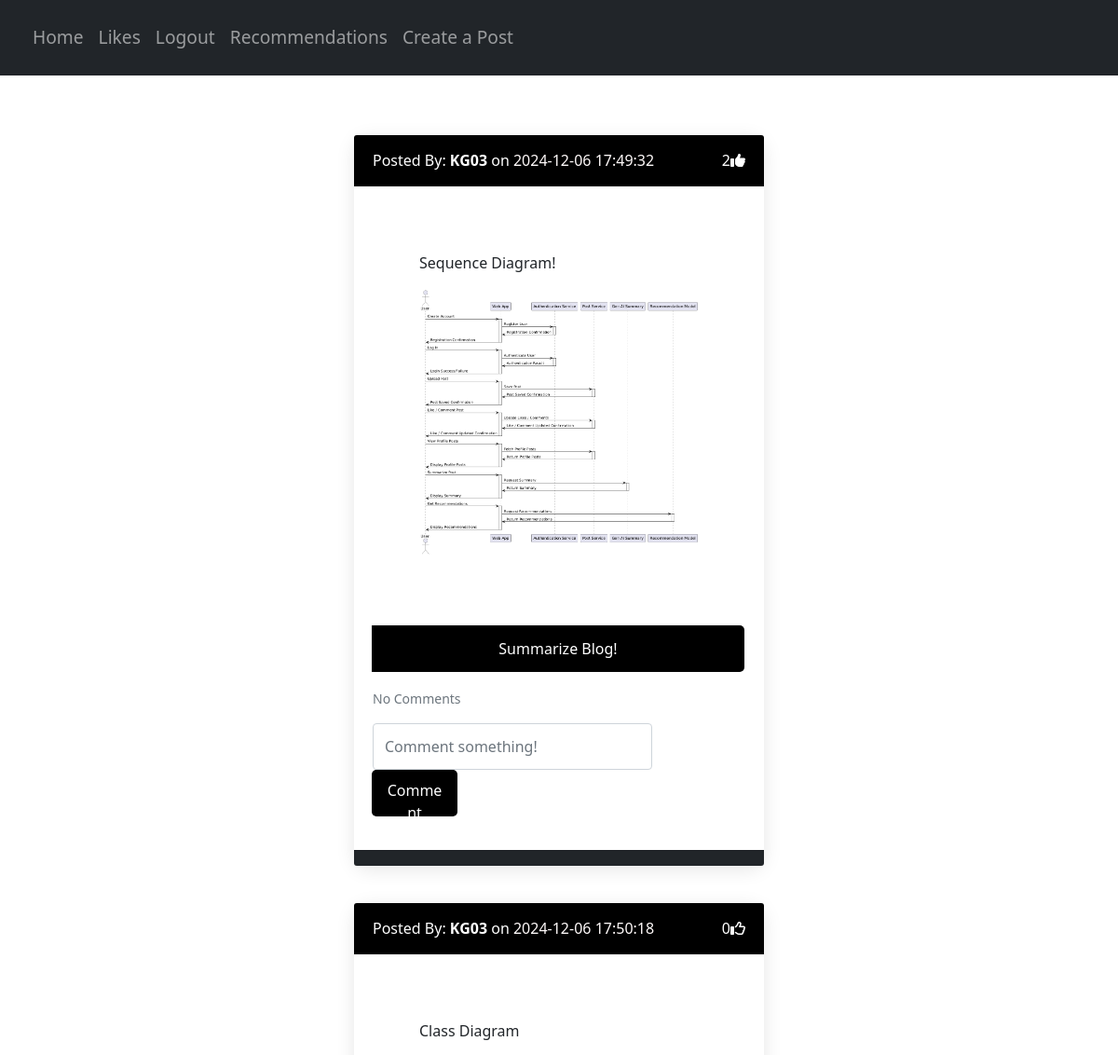
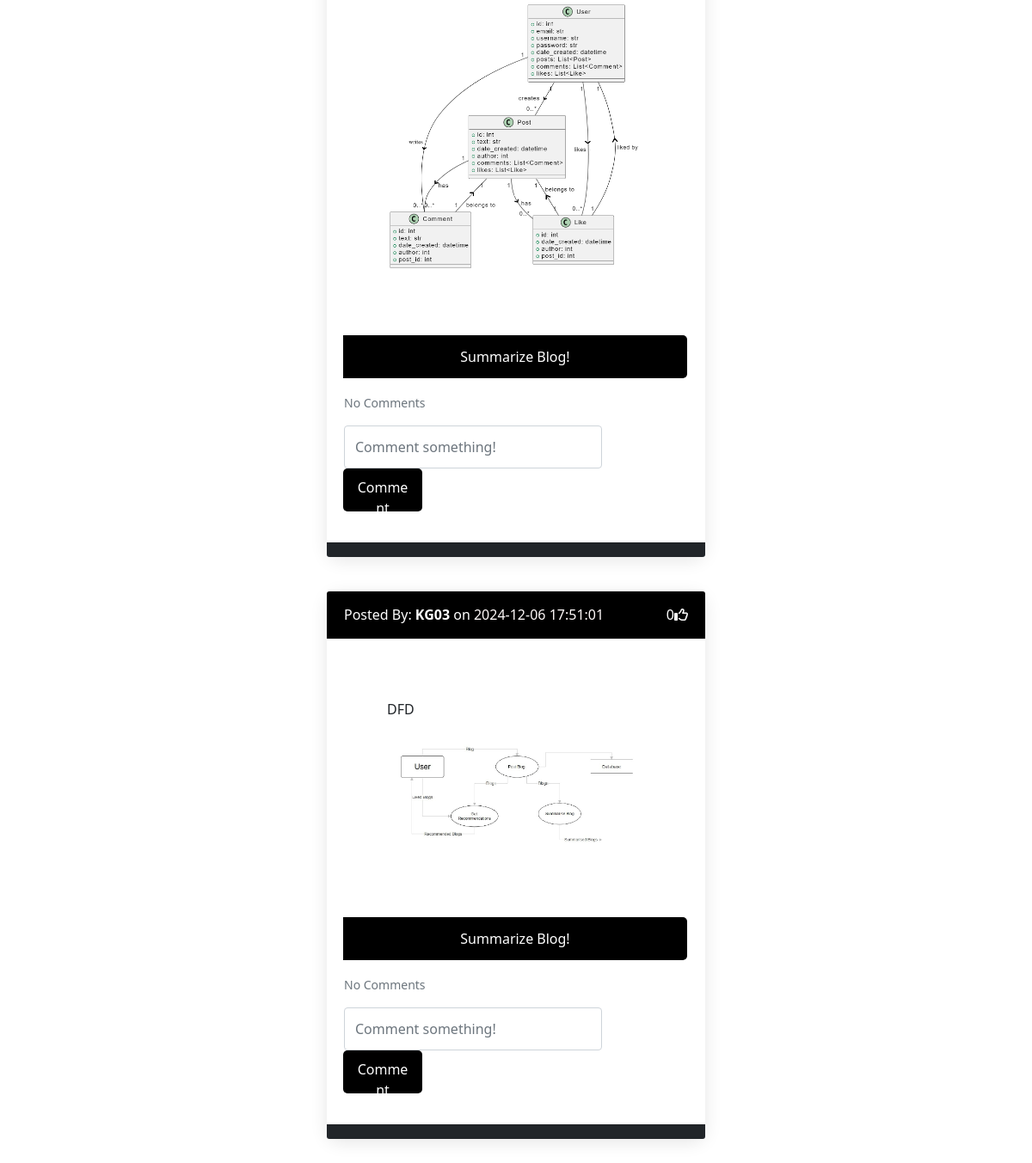
The page /posts/KG03 (signed in) on the database its author committed (2 pictures, top to bottom).
### website/models.py (models this page shows)
class Post(db.Model):
    id = db.Column(db.Integer, primary_key=True)
    text = db.Column(db.Text, nullable=False)
    date_created = db.Column(db.DateTime(timezone=True), default=func.now())
    author = db.Column(db.Integer, db.ForeignKey('user.id', ondelete="CASCADE"), nullable=False)
    image_url = db.Column(db.Text, nullable=True)
    comments = db.relationship('Comment', backref='post', passive_deletes=True)
    likes = db.relationship('Like', backref='post', passive_deletes=True)

class User(db.Model, UserMixin):
    id = db.Column(db.Integer, primary_key=True)
    email = db.Column(db.String(150), unique=True)
    username = db.Column(db.String(150), unique=True)
    password = db.Column(db.String(150))
    date_created = db.Column(db.DateTime(timezone=True), default=func.now())
    posts = db.relationship('Post', backref='user', passive_deletes=True)
    comments = db.relationship('Comment', backref='user', passive_deletes=True)
    likes = db.relationship('Like', backref='user', passive_deletes=True)

### website/views.py (the view)
@views.route("/posts/<username>")
@login_required
def posts(username):
    user = User.query.filter_by(username=username).first()
    if not user:
        flash('No user with that username exists.', category='error')
        return redirect(url_for('views.home'))
    posts = user.posts
    return render_template("posts.html", user=current_user, posts=posts, username=username)

### website/__init__.py (called while the page is built)
def create_app():
    app = Flask(__name__)
    app.config['SECRET_KEY'] = "GuniBloggingApp"
    app.config['SQLALCHEMY_DATABASE_URI'] = 'sqlite:///C:/Python311/Projects/Flask Blogger App/website/database.db'
    db.init_app(app)
    from .views import views
    from .auth import auth
    app.register_blueprint(views, url_prefix="/")
    app.register_blueprint(auth, url_prefix="/")
    from .models import User
    create_database(app)
    login_manager = LoginManager()
    login_manager.login_view = "auth.login"
    login_manager.init_app(app)
    @login_manager.user_loader
    def load_user(id):
        return User.query.get(int(id))
    return app

### website/templates/posts.html (shortened to what this page needs)
{% extends "posts_div.html" %}

### website/templates/posts_div.html (shortened to what this page needs)
{% extends "base.html" %}
{% block content %}
<div id="posts" class="container mt-4 d-flex flex-column align-items-center">
    {% if posts %}
    {% for post in posts %}
    <div class="card border-dark mb-3" style="width: 100%; max-width: 1000px;">
        <div class="card-header d-flex justify-content-between align-items-center">
            <a href="/posts/{{ post.user.username }}" style="color: #fff;" class="text-decoration-none">Posted By: <b>{{ post.user.username }}</b> on <b><span style="color: snow; font-weight: 300;">{{ post.date_created }}</span></b></a>
            <div class="d-flex align-items-center">
                <span id="likes-count-{{ post.id }}">{{ post.likes|length }}</span>
                {% if user.id in post.likes|map(attribute="author")|list %}
                <i class="fas fa-thumbs-up" id="like-button-{{ post.id }}" onclick="like({{ post.id }})"></i>
                {% else %}
                <i class="far fa-thumbs-up" id="like-button-{{ post.id }}" onclick="like({{ post.id }})"></i>
                {% endif %}
            </div>
        </div>
        <div class="card-body">
            <div class="card-text" style="padding: 50px;">
                {{post.text|safe}}
                {% if post.image_url %}
                    <img src="{{ post.image_url }}" alt="Post Image" style="width: 300px; height: auto;"/>
                {% endif %}
            </div>
            <div>
                <form class="input-group mb-3 summarize-form" method="POST" data-post-id="{{ post.id }}">
                    <button type="submit" class="btn btn-primary">Summarize Blog!</button>
                </form>
            </div>
            <p class="card-text">
                {% if post.comments|length > 0 %}
                <a data-bs-toggle="collapse" href="#comments-{{ post.id }}" role="button" aria-expanded="false" aria-controls="comments-{{ post.id }}">
                    <small>View {{ post.comments|length }} Comments</small>
                </a>
                {% else %}
                <small class="text-muted">No Comments</small>
                {% endif %}
            </p>
            <div class="comment_box" style="width: 100%; display: inline-block;">
                <form class="input-group mb-3" method="POST" action="/create-comment/{{post.id}}">
                    <div class="comment_in" style="width: 75%; margin-right: 20px; display: inline-block;">
                        <input type="text" id="text" name="text" class="form-control" style="height: 50px;" placeholder="Comment something!" required />
                    </div>
                    <div class="comment_btn" style="width: 23%; margin-top: -10px; display: inline-block;">
                        <button type="submit" class="btn btn-primary">Comment</button>
                    </div>
                </form>
            </div>
        </div>
        <div class="card-footer text-muted" style="background-color: #212529; color: #fff;"></div>
    </div>
    <br />
    {% endfor %}
    {% else %}
    <p>User haven't posted anything yet!</p>
    {% endif %}
</div>
{% endblock %}

### website/templates/base.html (shortened to what this page needs)
<!DOCTYPE html>
<html lang="en">
<head>
    <link href="https://cdn.jsdelivr.net/npm/bootstrap@5.0.2/dist/css/bootstrap.min.css" rel="stylesheet"
 />
</head>
<body>
    <nav class="navbar navbar-expand-lg navbar-dark bg-dark">
        <div class="container-fluid">
            <div class="collapse navbar-collapse" id="navbar">
                <div class="navbar-nav">
                    <a class="nav-item nav-link" href="/home">Home</a>
                    {% if user.is_authenticated %}
                        <a class="nav-item nav-link" href="{{ url_for('views.view_likes', author=user.id) }}">Likes</a>
                        <a class="nav-item nav-link" href="/logout">Logout</a>
                        <a class="nav-item nav-link" href="/recommend">Recommendations</a>
                        <a class="nav-item nav-link" href="/create-post">Create a Post</a>
                    {% else %}
                        <a class="nav-item nav-link" href="/login">Login</a>
                        <a class="nav-item nav-link" href="/sign-up">Sign Up</a>
                    {% endif %}
                </div>
            </div>
        </div>
    </nav>
    <div class="container">
        <div class="main-content">{% block content %}{% endblock %}</div>
    </div>
</body>
</html>

### website/templates/base.html (style rules this page uses)
body { background-color: #ffffff; }
.navbar-nav { font-size: 1.2rem; padding: 10px 15px; display: flex; align-items: center; }
.container { margin-top: 20px; background-color: #ffffff; width: max-content; }
.btn-primary { margin-top: 10px; width: 100%; padding: 0.75rem; font-size: 1rem; font-weight: 500; background-color: #000000; border: none; color: white; cursor: pointer; border-radius: 5px; }
.main-content { background-color: #ffffff; padding: 20px; border-radius: 8px; }
.card { border: none; border-radius: 15px; background-color: #ffffff; box-shadow: 0 4px 20px rgba(0, 0, 0, 0.1); margin-bottom: 30px; transition: transform 0.2s; width: 80%; }
.card-header { background-color: #000000; color: white; padding: 15px 20px; border-top-left-radius: 15px; border-top-right-radius: 15px; }
.card-body { padding: 20px; }
.card-footer { background-color: #f8f9fa; border-bottom-left-radius: 15px; border-bottom-right-radius: 15px; }
.btn { padding: 10px 15px; font-size: 1rem; height: 50px; border-radius: 5px; }
.btn-primary { background-color: #000000; border-color: #000000; }
.input-group { margin-bottom: 20px; }
.text-muted { color: #7f8c8d; }
.d-flex { display: flex; align-items: center; }
.align-items-center { align-items: center; }
.card-text { margin-bottom: 15px; }

### rows shown on the page
Post: user.username "KG03", date_created "2024-12-06 17:49:32", likes|length "2", text "Sequence Diagram!", shows a picture
Post: user.username "KG03", date_created "2024-12-06 17:50:18", likes|length "0", text "Class Diagram", shows a picture
Post: user.username "KG03", date_created "2024-12-06 17:51:01", likes|length "0", text "DFD", shows a picture
